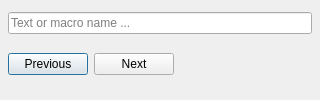
<?xml version="1.0" encoding="UTF-8"?>
<ui version="4.0">
 <class>DialogFind</class>
 <widget class="QDialog" name="DialogFind">
  <property name="geometry">
   <rect>
    <x>0</x>
    <y>0</y>
    <width>320</width>
    <height>100</height>
   </rect>
  </property>
  <property name="minimumSize">
   <size>
    <width>320</width>
    <height>0</height>
   </size>
  </property>
  <property name="windowModality">
   <enum>Qt::NonModal</enum>
  </property>
  <property name="windowTitle">
   <string>Find</string>
  </property>
  <property name="modal">
   <bool>false</bool>
  </property>
  <layout class="QVBoxLayout" name="verticalLayout">
   <property name="topMargin">
    <number>12</number>
   </property>
   <property name="leftMargin">
    <number>8</number>
   </property>
   <property name="rightMargin">
    <number>8</number>
   </property>
   <item>
    <widget class="QLineEdit" name="txtSearch">
     <property name="placeholderText">
      <string>Text or macro name ...</string>
     </property>
     <property name="clearButtonEnabled">
      <bool>true</bool>
     </property>
    </widget>
   </item>
   <item>
    <layout class="QHBoxLayout" name="horizontalLayoutButtons">
     <item>
      <widget class="QPushButton" name="btnPrevious">
       <property name="text">
        <string>Previous</string>
       </property>
      </widget>
     </item>
     <item>
      <widget class="QPushButton" name="btnNext">
       <property name="text">
        <string>Next</string>
       </property>
      </widget>
     </item>
     <item>
      <spacer name="horizontalSpacer">
       <property name="orientation">
        <enum>Qt::Horizontal</enum>
       </property>
       <property name="sizeHint" stdset="0">
        <size>
         <width>40</width>
         <height>20</height>
        </size>
       </property>
      </spacer>
     </item>
     <item>
      <widget class="QLabel" name="lblStatus">
       <property name="text">
        <string/>
       </property>
      </widget>
     </item>
    </layout>
   </item>
  </layout>
 </widget>
 <resources/>
 <connections/>
</ui>
